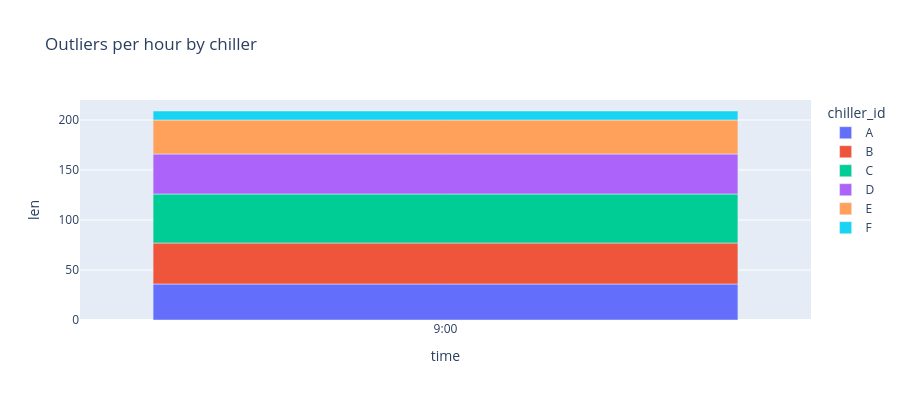

The notebook cell this image was saved under:
### Code cell
# Dates with the most outliers
outlier_plt_df = combined_outlier_ldf.group_by((pl.col("timestamp").dt.hour().cast(pl.Utf8) + ":00").alias("time"), "chiller_id").len().sort("time", "chiller_id")

fig = px.bar(outlier_plt_df, x="time", y="len", color="chiller_id", title="Outliers per hour by chiller", height=400)
fig.update_xaxes(type="category")

fig.show()

### Figure 1 — Plotly figure (JSON) as saved in the notebook; plotly's stock layout.template omitted (floating-point values rounded to 4 significant figures)
{"data": [{"hovertemplate": "chiller_id=A<br>time=%{x}<br>len=%{y}<extra></extra>", "legendgroup": "A", "marker": {"color": "#636efa", "pattern": {"shape": ""}}, "name": "A", "orientation": "v", "showlegend": true, "textposition": "auto", "type": "bar", "x": ["9:00"], "xaxis": "x", "y": [36], "yaxis": "y"}, {"hovertemplate": "chiller_id=B<br>time=%{x}<br>len=%{y}<extra></extra>", "legendgroup": "B", "marker": {"color": "#EF553B", "pattern": {"shape": ""}}, "name": "B", "orientation": "v", "showlegend": true, "textposition": "auto", "type": "bar", "x": ["9:00"], "xaxis": "x", "y": [41], "yaxis": "y"}, {"hovertemplate": "chiller_id=C<br>time=%{x}<br>len=%{y}<extra></extra>", "legendgroup": "C", "marker": {"color": "#00cc96", "pattern": {"shape": ""}}, "name": "C", "orientation": "v", "showlegend": true, "textposition": "auto", "type": "bar", "x": ["9:00"], "xaxis": "x", "y": [49], "yaxis": "y"}, {"hovertemplate": "chiller_id=D<br>time=%{x}<br>len=%{y}<extra></extra>", "legendgroup": "D", "marker": {"color": "#ab63fa", "pattern": {"shape": ""}}, "name": "D", "orientation": "v", "showlegend": true, "textposition": "auto", "type": "bar", "x": ["9:00"], "xaxis": "x", "y": [40], "yaxis": "y"}, {"hovertemplate": "chiller_id=E<br>time=%{x}<br>len=%{y}<extra></extra>", "legendgroup": "E", "marker": {"color": "#FFA15A", "pattern": {"shape": ""}}, "name": "E", "orientation": "v", "showlegend": true, "textposition": "auto", "type": "bar", "x": ["9:00"], "xaxis": "x", "y": [34], "yaxis": "y"}, {"hovertemplate": "chiller_id=F<br>time=%{x}<br>len=%{y}<extra></extra>", "legendgroup": "F", "marker": {"color": "#19d3f3", "pattern": {"shape": ""}}, "name": "F", "orientation": "v", "showlegend": true, "textposition": "auto", "type": "bar", "x": ["9:00"], "xaxis": "x", "y": [9], "yaxis": "y"}], "layout": {"barmode": "relative", "height": 400, "legend": {"title": {"text": "chiller_id"}, "tracegroupgap": 0}, "title": {"text": "Outliers per hour by chiller"}, "xaxis": {"anchor": "y", "domain": [0, 1], "title": {"text": "time"}, "type": "category"}, "yaxis": {"anchor": "x", "domain": [0, 1], "title": {"text": "len"}}}}
